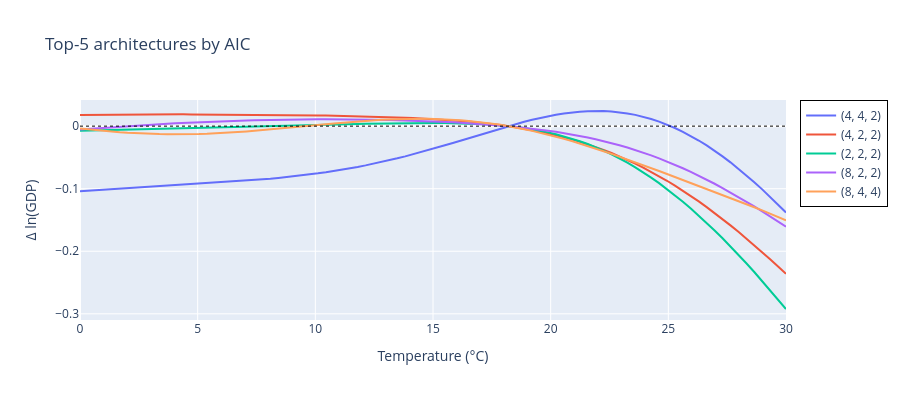

Notebook code for this chart:
### Code cell
# Top-5 architectures by chosen criterion: curves at mean precipitation, centered at mean temperature
fig_top5 = go.Figure()

for node in sorted_nodes[:5]:
    curve = nn_surfaces[node][prec_idx, :].copy()
    curve -= curve[temp_idx]
    fig_top5.add_trace(go.Scatter(
        x=temp_vals, y=curve,
        mode='lines',
        line=dict(width=2),
        name=str(node)
    ))

fig_top5.add_hline(y=0, line=dict(color='black', width=1, dash='dot'))

fig_top5.update_layout(
    title=f'Top-5 architectures by {criterion}',
    xaxis_title='Temperature (°C)',
    yaxis_title='Δ ln(GDP)',
    legend=dict(bgcolor='rgba(255,255,255,0.8)', bordercolor='black', borderwidth=1),
    font=dict(size=12),
    height=400
)
fig_top5.show()
